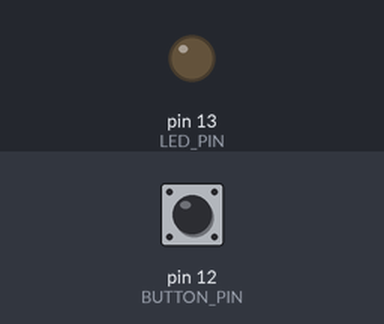
Simulated run of this sketch. Board: Arduino Uno, built with avr-gcc and run on an emulated ATmega328P. On the bench: output pins drawn as LEDs (lit = HIGH). The test bench sets the inputs (shaded band); at power-on: pin 12 (BUTTON_PIN) HIGH.

Above: at 1.2 s.
1.3 s: pin 12 (BUTTON_PIN) pulled LOW for 0.15 s
At 1.37 s:
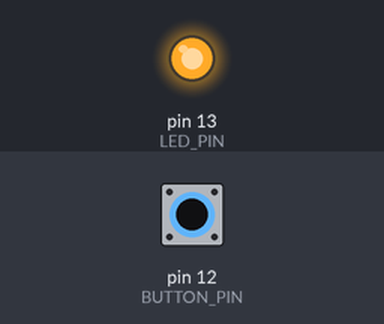
2.9 s: pin 12 (BUTTON_PIN) pulled LOW for 3.2 s
At 6.8 s:
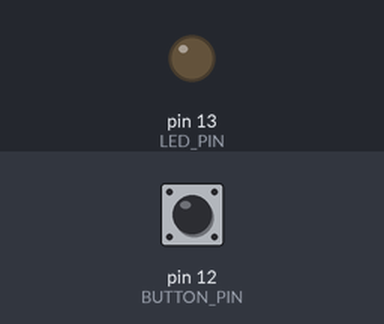
Timing chart, 0 to 8.3 s (numbered marks = the images above; inputs shaded):
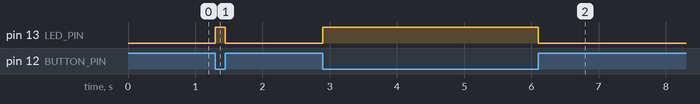

Measured:
- after the input at 1.3 s, pin 13 (LED_PIN): LOW → HIGH at once, → LOW 0.15 s later
- after the input at 2.9 s, pin 13 (LED_PIN): LOW → HIGH at once, → LOW 3.2 s later

The sketch:

Lesson_5.ino
```cpp
//Светодиод по внешней кнопке
//Диод и резистор на плате, кнопка аппрвтная

boolean buttonState;

#define LED_PIN 13
#define BUTTON_PIN 12

void setup() {
pinMode(LED_PIN, OUTPUT);//Use the built-in LED
pinMode(BUTTON_PIN,INPUT_PULLUP);// The button is hooked up to pin12, use internal resistor, connects to GND

}

void loop() {

digitalWrite(LED_PIN, ! digitalRead(BUTTON_PIN)); //Invert the signal, becasue it is conected to GND

}
```
